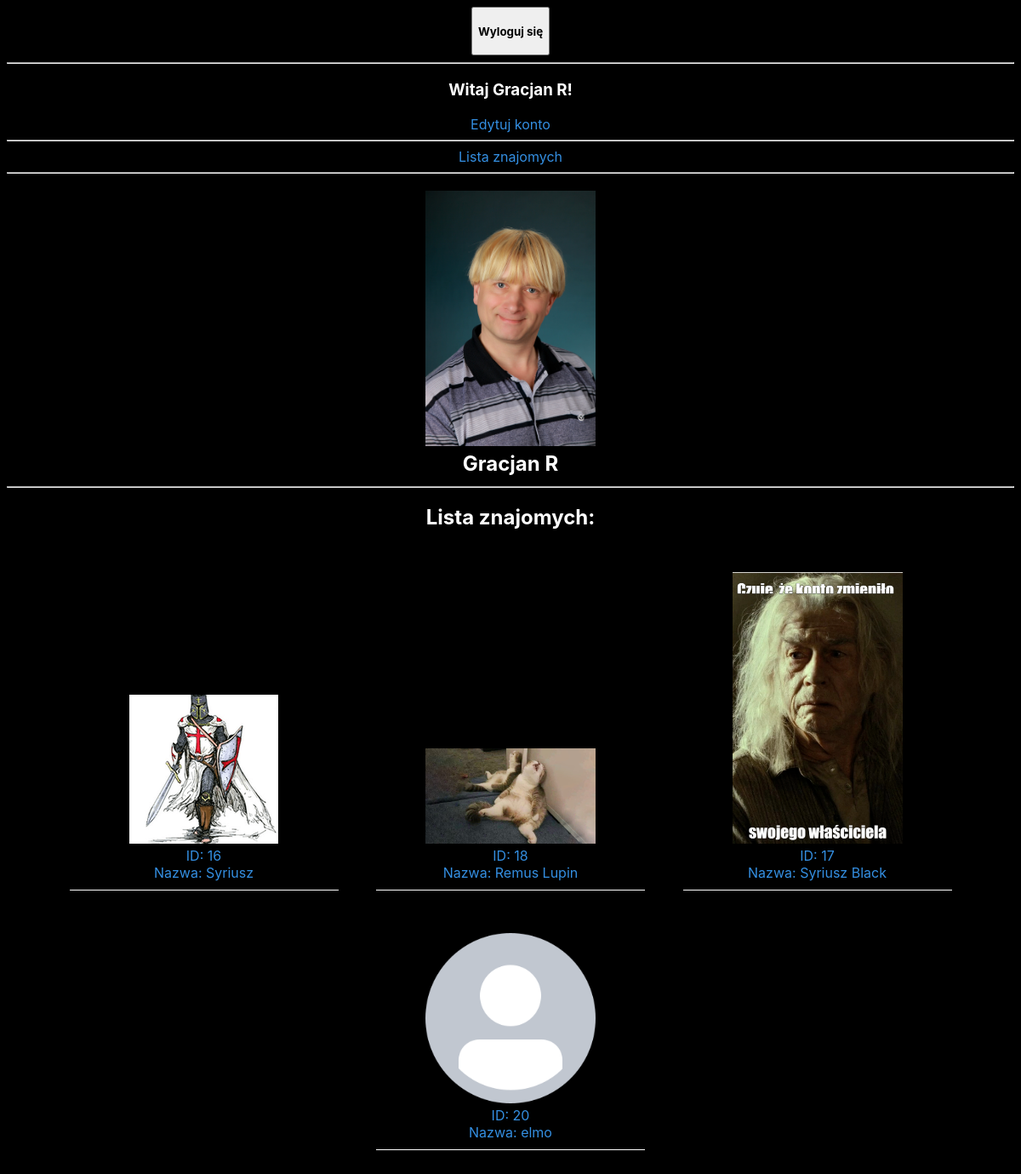
The app's page /profile.php?id=19 (signed in) with its own data.
### tables this page shows
CREATE TABLE `avatars` (
  `id` int(11) NOT NULL,
  `nameAvatar` text NOT NULL
);

CREATE TABLE `accounts` (
  `id` int(11) NOT NULL,
  `login` text NOT NULL,
  `name` text NOT NULL,
  `mail` text DEFAULT NULL,
  `hash` text NOT NULL,
  `avatar` int(11) DEFAULT 1,
  `created_at` datetime NOT NULL DEFAULT current_timestamp(),
  `updated_at` datetime NOT NULL DEFAULT current_timestamp()
);

### friendsListFunction.php (the view)
<?php
    function friendsList($id){
        require_once("conn.php");
        if(!isset($conn)){
            $host = "localhost";
            $user = "root";
            $pass = "";
            $db = "back";
            $conn = mysqli_connect($host, $user, $pass, $db);
        }
        $queryList = "SELECT accounts.id, name, nameAvatar FROM accounts, friends, avatars WHERE (userSender = $id || userRecipient = $id) AND (friends.userSender = accounts.id OR friends.userRecipient = accounts.id) AND accounts.id != $id AND accounts.avatar = avatars.id";
        $selectList = mysqli_query($conn, $queryList);
        $user = [];
        $list = [];
        $i = 0;
        while($row = mysqli_fetch_row($selectList)){
            $user['id'] = $row[0];
            $user['name'] = $row[1];
            $user['avatar'] = $row[2];
            $list[$i] = $user;
            $i++;
        }
        foreach($list as $user){
            echo "
            <a href='/back/profile.php?id=".$user['id']."'>
                <section class='friend'>
                    <img src='/back/foto/".$user['avatar']."' alt='avatar' class='avatar'><br>
                    ID: ".$user['id']."<br>
                    Nazwa: ".$user['name']."
                </section>
            </a>
            ";
        }
    }
?>

### profile.php (shortened to what this page needs)
<?php
    require_once("conn.php");
    if(isset($_GET['id']) && !empty($_GET['id'])){
        $idProfile = $_GET['id'];
        $queryProfileData = "SELECT name, mail FROM accounts WHERE id = $idProfile";
        $result = mysqli_query($conn, $queryProfileData);
        $profileData = mysqli_fetch_assoc($result);
    }
?>
<!DOCTYPE html>
<html lang="pl">
    <head>
        <link rel="stylesheet" href="main.css">
    </head>
    <body>
        <header>
            <form action="logout.php">
                <button type="submit">
                    <h4>
                        Wyloguj się
                    </h4>
                </button>
            </form><hr>
            <h3>
                Witaj
                <b>
                    <?php
                        echo $_SESSION['userData']['name']."!";
                    ?>
                </b>
            </h3>
            <a href='editAccount.php'>
                Edytuj konto
            </a><hr>
            <a href='friends.php'>
                Lista znajomych
            </a><hr>
        </header>
        <content>
            <h2>
                <?php
                    $queryAvatar = "SELECT nameAvatar FROM avatars, accounts WHERE accounts.avatar = avatars.id AND accounts.id = $idProfile";
                    $avatar = mysqli_fetch_row(mysqli_query($conn, $queryAvatar));
                    echo "
                        <img src='/back/foto/$avatar[0]' alt='avatar' class='avatar'><br>
                    ";
                    echo $profileData['name']."<br>".$profileData['mail'];
                ?><hr>
            </h2>
            <h2>
                Lista znajomych:
            </h2>
            <?php
                require_once("friendsListFunction.php");
                friendsList($idProfile);
            ?>
        </content>
    </body>
</html>

### main.css (style rules this page uses)
body { font-family: -apple-system, BlinkMacSystemFont, 'Segoe UI', Roboto, Oxygen, Ubuntu, Cantarell, 'Open Sans', 'Helvetica Neue', sans-serif; text-align: center; color: white; background: black; }
button { font-family: -apple-system, BlinkMacSystemFont, 'Segoe UI', Roboto, Oxygen, Ubuntu, Cantarell, 'Open Sans', 'Helvetica Neue', sans-serif; }
a { color: #348fe2; text-decoration: none; }
img.avatar { max-width: 200px; }
section.friend { display: inline-block; width: 25%; margin: 20px; padding: 10px; border-bottom: 1px solid white; }

### records on screen
avatars: nameAvatar (picture)
accounts: name "Gracjan R"
accounts: avatar.nameAvatar (picture), id "16", name "Syriusz"
accounts: avatar.nameAvatar (picture), id "18", name "Remus Lupin"
accounts: avatar.nameAvatar (picture), id "17", name "Syriusz Black"
accounts: avatar.nameAvatar (placeholder picture), id "20", name "elmo"

### other values on screen
$_SESSION['userData']['name'] "Gracjan R"
